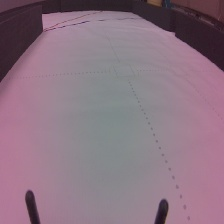
#> input picture other/WRO Code/Image source/road_following_A/apex test/104_30_282a3f08-487a-11ed-871e-a46bb60658ab.jpg, 224 x 224 px, given in place of the camera
$ python 'color recognition.py'
#> lines starting #> are read from the running program, lines starting #| are printed output that depends on the picture; after the words box and inside, x2 and y2 are one past the last pixel; in counts of white or black regions, pixels touching at a corner belong together
# Python code for Multiple Color Detection


import numpy as np
import cv2


# Capturing video through webcam
cap = cv2.VideoCapture(2)
exp_val = -6
freq = 100
cap.set(cv2.CAP_PROP_EXPOSURE, exp_val)
cap.set(cv2.CAP_PROP_FPS,freq)

# Start a while loop
while 1:

    # Reading the video from the
    # webcam in image frames
    _, imageFrame = cap.read()
#> imageFrame is the input picture: shape (224, 224, 3); mean B, G, R 130.1, 116.2, 139.7

    # Convert the imageFrame in
    # BGR(RGB color space) to
    # HSV(hue-saturation-value)
    # color space
    hsvFrame = cv2.cvtColor(imageFrame, cv2.COLOR_BGR2HSV)
#> hsvFrame: shape (224, 224, 3); mean H, S, V 153.1, 47.8, 140.6

    # Set range for red color and
    # define mask
   #red_lower = np.array([136, 87, 111], np.uint8)
    red_lower = np.array([0, 50, 120], np.uint8)
    red_upper = np.array([10, 255, 255], np.uint8)
    red_mask = cv2.inRange(hsvFrame, red_lower, red_upper)
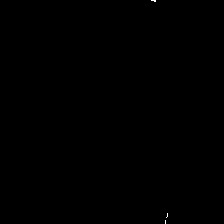
#> red_mask: shape (224, 224); 0.03% white in thin lines or dots, all inside (x1, y1, x2, y2) = (151, 0, 168, 224)

    # Set range for green color and
    # define mask
    #green_lower = np.array([25, 52, 72], np.uint8)
    green_lower = np.array([40, 80, 40], np.uint8)
    green_upper = np.array([102, 255, 255], np.uint8)
    #green_upper = np.array([102, 255, 255], np.uint8)
    green_mask = cv2.inRange(hsvFrame, green_lower, green_upper)
#> green_mask: shape (224, 224); every value is 0

    # Set range for blue color and
    # define mask
    blue_lower = np.array([94, 80, 2], np.uint8)
    blue_upper = np.array([120, 255, 255], np.uint8)
    blue_mask = cv2.inRange(hsvFrame, blue_lower, blue_upper)

    # Morphological Transform, Dilation
    # for each color and bitwise_and operator
    # between imageFrame and mask determines
    # to detect only that particular color
    kernal = np.ones((5, 5), "uint8")

    # For red color
    red_mask = cv2.dilate(red_mask, kernal)
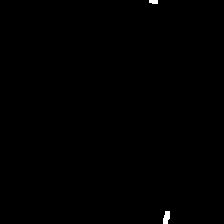
#> red_mask: shape (224, 224); 0.21% white; 2 white regions
    res_red = cv2.bitwise_and(imageFrame, imageFrame, mask=red_mask)

    # For green color
    green_mask = cv2.dilate(green_mask, kernal)
    res_green = cv2.bitwise_and(imageFrame, imageFrame, mask=green_mask)
#> res_green: shape (224, 224, 3); every value is 0

    # For blue color
    blue_mask = cv2.dilate(blue_mask, kernal)
    res_blue = cv2.bitwise_and(imageFrame, imageFrame, mask=blue_mask)

    # Creating contour to track red color
    contours, hierarchy = cv2.findContours(
        red_mask, cv2.RETR_TREE, cv2.CHAIN_APPROX_SIMPLE
    )
#> contours = 2 contours; box (x1, y1, x2, y2) and area: (163, 211, 170, 224) 54, (149, 0, 158, 4) 22

    for pic, contour in enumerate(contours):
        area = cv2.contourArea(contour)
        if area > 300:
            x, y, w, h = cv2.boundingRect(contour)
            imageFrame = cv2.rectangle(
                imageFrame, (x, y), (x + w, y + h), (0, 0, 255), 2
            )

            cv2.putText(
                imageFrame,
                "Red Colour",
                (x, y),
                cv2.FONT_HERSHEY_SIMPLEX,
                1.0,
                (0, 0, 255),
            )
#> this loop made 2 passes
#> (pic, area) on passes 1 to 2: (0, 54), (1, 21.5)

    # Creating contour to track green color
    contours, hierarchy = cv2.findContours(
        green_mask, cv2.RETR_TREE, cv2.CHAIN_APPROX_SIMPLE
    )
#> contours = []

    for pic, contour in enumerate(contours):
        area = cv2.contourArea(contour)
        if area > 300:
            x, y, w, h = cv2.boundingRect(contour)
            imageFrame = cv2.rectangle(
                imageFrame, (x, y), (x + w, y + h), (0, 255, 0), 2
            )

            cv2.putText(
                imageFrame,
                "Green Colour",
                (x, y),
                cv2.FONT_HERSHEY_SIMPLEX,
                1.0,
                (0, 255, 0),
            )
#> this loop made 0 passes

    # Creating contour to track blue color
    contours, hierarchy = cv2.findContours(
        blue_mask, cv2.RETR_TREE, cv2.CHAIN_APPROX_SIMPLE
    )
    for pic, contour in enumerate(contours):
        area = cv2.contourArea(contour)
        if area > 300:
            x, y, w, h = cv2.boundingRect(contour)
            imageFrame = cv2.rectangle(
                imageFrame, (x, y), (x + w, y + h), (255, 0, 0), 2
            )

            cv2.putText(
                imageFrame,
                "Blue Colour",
                (x, y),
                cv2.FONT_HERSHEY_SIMPLEX,
                1.0,
                (255, 0, 0),
            )

    # Program Termination
    cv2.imshow("Multiple Color Detection in Real-TIme", imageFrame)
    if cv2.waitKey(10) & 0xFF == ord("q"):
#> (key q is pressed here)
        cap.release()
        cv2.destroyAllWindows()
        break

$ run again, on other/WRO Code/Image source/road_following_A/apex test/23_37_101a6f50-487a-11ed-871e-a46bb60658ab.jpg
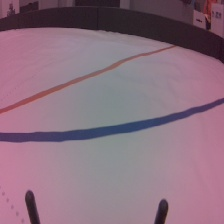
#> input picture other/WRO Code/Image source/road_following_A/apex test/23_37_101a6f50-487a-11ed-871e-a46bb60658ab.jpg, 224 x 224 px, given in place of the camera
#> imageFrame is the input picture: shape (224, 224, 3); mean B, G, R 126.8, 111.8, 139.2
#> hsvFrame: shape (224, 224, 3); mean H, S, V 155.6, 57, 141.3
#> green_mask: shape (224, 224); every value is 0
#> `blue_mask = cv2.inRange(hsvFrame, blue_lower, blue_upper)`:
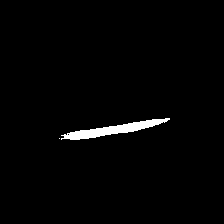
#> blue_mask: shape (224, 224); 1.6% white; 2 white regions (1 under 20 px), largest, box (x1, y1, x2, y2) and area: (61, 118, 170, 140) 822
#> res_green: shape (224, 224, 3); every value is 0
#> `contours, hierarchy = cv2.findContours( red_mask, cv2.RETR_TREE, cv2.C..`: contours = 5 contours, 1 with area under 20; largest, box (x1, y1, x2, y2) and area: (36, 84, 69, 100) 180, (107, 60, 126, 72) 126, (163, 206, 171, 224) 74, (89, 72, 99, 79) 49
#> the loop `for pic, contour in enumerate(contours):` made 5 passes
#> area on passes 1 to 4: 74, 179.5, 49, 126
#> `contours, hierarchy = cv2.findContours( green_mask, cv2.RETR_TREE, cv2..`: contours = []
#> `contours, hierarchy = cv2.findContours( blue_mask, cv2.RETR_TREE, cv2...`: contours = 1 contour; box (x1, y1, x2, y2) and area: (57, 116, 172, 142) 1264
#> the loop `for pic, contour in enumerate(contours):` made 1 pass
#> (pic, area, x, y, w, h) on pass 1: (0, 1264.5, 57, 116, 115, 26)
#> after the loop `for pic, contour in enumerate(contours):`:
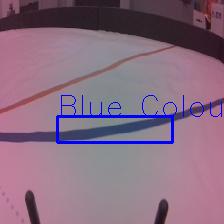
#> imageFrame: shape (224, 224, 3); mean B, G, R 129.4, 108.8, 136
